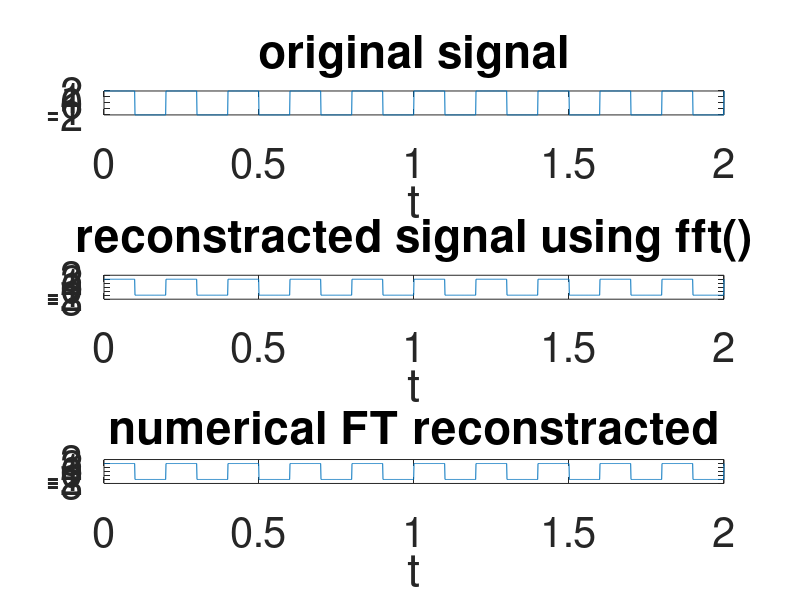
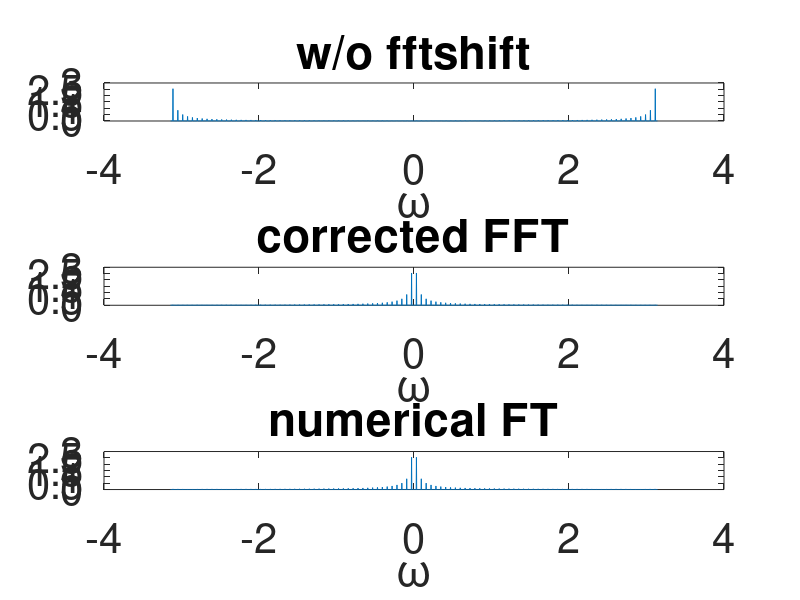
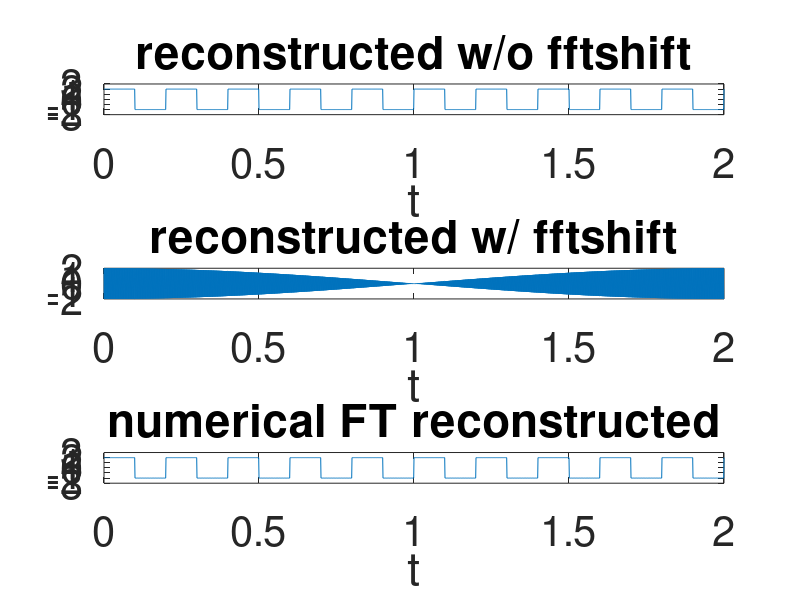

These charts were generated, in order, by the following MATLAB code:
close all
clear all
clc
set(0,'DefaultAxesFontSize',30);  % set the font size of plot window 

%%
dT=0.001;
t = 0:dT:2; % Time vector 
f = 5; % Create a square wave of f Hz.
x = 2*square(2*pi*t*f);

figure (1)
subplot(311)
plot(t,x);
xlabel('t');
title('original signal')

%% FT using fft()
N = length(x); % Length of FFT
X = fft(x,N)*dT;  % fft() does not keep track of temporal information of signal
                  % we need to multiply with dT 

% Frequency vector
W=linspace(-pi,pi,N);  % discrete angular freq
w=W/dT;  % angular freq


%% numerical FT
dw=w(2)-w(1);
for ii=1:length(w)
    X_n(ii)=trapz(t,x.*exp(-j*w(ii)*t));
end

%%
figure(2);
subplot(311)
plot(W,abs(X)); % without fftshift()
xlabel('\omega');
title('w/o fftshift');

X_corrected=fftshift(X);
subplot(312)
plot(W,abs(X_corrected)); % with fftshift()
xlabel('\omega');
title('corrected FFT')

subplot(313)
plot(W,abs(X_n)); % when we wrte our own FT, we do not need fftshift()
xlabel('\omega');
title('numerical FT');

%% signal reconstruction using ifft()
x_recon1=ifft(X)/dT;  % we multiplied with dT while using fft()
                      % now we need to divide with dT when using ifft()
x_recon2=ifft(X_corrected)/dT;

%% numerical FT reconstruction
x_recon_n=zeros(1,N);

for ii=1:length(w)
    x_recon_n=x_recon_n+X_n(ii)*exp(j*w(ii)*t)*dw/2/pi;
end

%%
figure(3)
subplot(311)
plot(t,x_recon1)  % we have not used fftshift() and ifftshift()
xlabel('t')
title('reconstructed w/o fftshift')

subplot(312)
plot(t,x_recon2)
xlabel('t')
title('reconstructed w/ fftshift')  % we have used fftshift() but not ifftshift()

subplot(313)
plot(t,x_recon_n)
xlabel('t')
title('numerical FT reconstructed')


figure(1)
subplot(312)
plot(t,x_recon1)
xlabel('t');
title('reconstracted signal using fft()')

subplot(313)
plot(t,x_recon_n)
xlabel('t');
title('numerical FT reconstracted')
